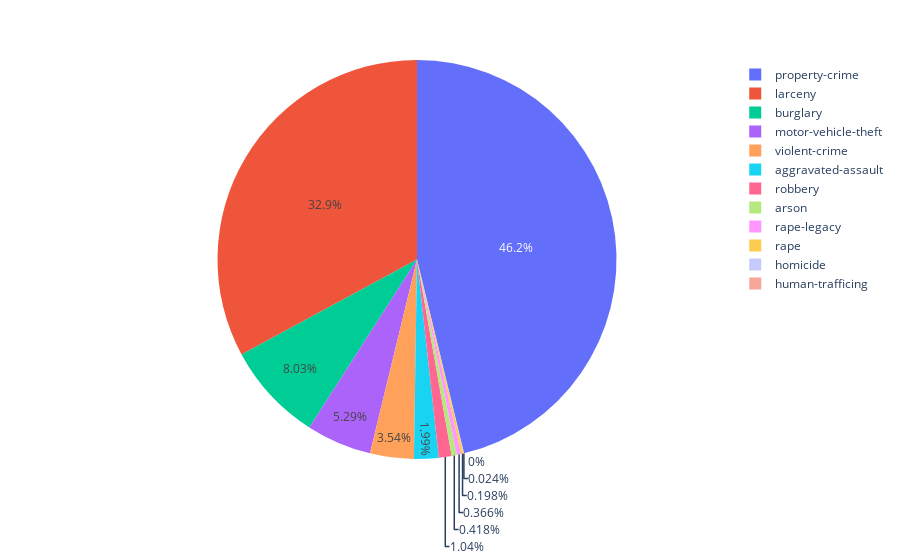

Notebook source saved alongside this figure:
### Code cell
#Graph2 : Pie Chart
plt.figure(figsize=(15,10))
labels = 'aggravated-assault', 'arson', 'burglary', 'homicide','human-trafficing','larceny','motor-vehicle-theft','property-crime','rape','rape-legacy','robbery','violent-crime'
sizes=[22108,4637,89025,266,0,364881,58657,512563,2195,4055,11521,39258]
fig = px.pie(labels, values=sizes, names=labels)
fig.show()

### Figure 1 — Plotly figure (JSON) as saved in the notebook; plotly's stock layout.template omitted (floating-point values rounded to 4 significant figures)
{"data": [{"domain": {"x": [0, 1], "y": [0, 1]}, "hovertemplate": "label=%{label}<br>value=%{value}<extra></extra>", "labels": ["aggravated-assault", "arson", "burglary", "homicide", "human-trafficing", "larceny", "motor-vehicle-theft", "property-crime", "rape", "rape-legacy", "robbery", "violent-crime"], "legendgroup": "", "name": "", "showlegend": true, "type": "pie", "values": [22108, 4637, 89025, 266, 0, 364881, 58657, 512563, 2195, 4055, 11521, 39258]}], "layout": {"legend": {"tracegroupgap": 0}, "margin": {"t": 60}}}
